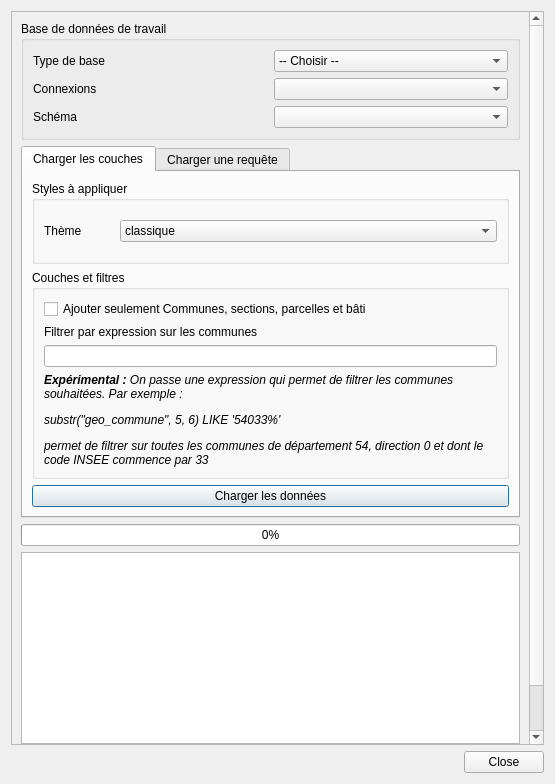
<?xml version="1.0" encoding="UTF-8"?>
<ui version="4.0">
 <class>cadastre_load_form</class>
 <widget class="QDialog" name="cadastre_load_form">
  <property name="geometry">
   <rect>
    <x>0</x>
    <y>0</y>
    <width>555</width>
    <height>784</height>
   </rect>
  </property>
  <property name="windowTitle">
   <string>Cadastre</string>
  </property>
  <layout class="QVBoxLayout" name="verticalLayout">
   <item>
    <widget class="QScrollArea" name="scrollArea">
     <property name="widgetResizable">
      <bool>true</bool>
     </property>
     <widget class="QWidget" name="scrollAreaWidgetContents">
      <property name="geometry">
       <rect>
        <x>0</x>
        <y>0</y>
        <width>519</width>
        <height>832</height>
       </rect>
      </property>
      <layout class="QVBoxLayout" name="verticalLayout_2">
       <item>
        <widget class="QGroupBox" name="groupBox">
         <property name="title">
          <string>Base de données de travail</string>
         </property>
         <layout class="QVBoxLayout" name="verticalLayout_6">
          <item>
           <layout class="QGridLayout" name="gridLayout">
            <item row="1" column="1">
             <widget class="QComboBox" name="liDbConnection"/>
            </item>
            <item row="1" column="0">
             <widget class="QLabel" name="label_2">
              <property name="text">
               <string>Connexions</string>
              </property>
             </widget>
            </item>
            <item row="2" column="0">
             <widget class="QLabel" name="label_3">
              <property name="text">
               <string>Schéma</string>
              </property>
             </widget>
            </item>
            <item row="2" column="1">
             <widget class="QComboBox" name="liDbSchema"/>
            </item>
            <item row="0" column="0">
             <widget class="QLabel" name="label">
              <property name="text">
               <string>Type de base</string>
              </property>
             </widget>
            </item>
            <item row="0" column="1">
             <widget class="QComboBox" name="liDbType">
              <item>
               <property name="text">
                <string>-- Choisir --</string>
               </property>
              </item>
              <item>
               <property name="text">
                <string>Postgis</string>
               </property>
              </item>
              <item>
               <property name="text">
                <string>Spatialite</string>
               </property>
              </item>
             </widget>
            </item>
           </layout>
          </item>
         </layout>
        </widget>
       </item>
       <item>
        <widget class="QTabWidget" name="tabWidget">
         <property name="currentIndex">
          <number>0</number>
         </property>
         <widget class="QWidget" name="tab">
          <attribute name="title">
           <string>Charger les couches</string>
          </attribute>
          <layout class="QVBoxLayout" name="verticalLayout_4">
           <item>
            <widget class="QGroupBox" name="groupBox_5">
             <property name="title">
              <string>Styles à appliquer</string>
             </property>
             <layout class="QVBoxLayout" name="verticalLayout_14">
              <item>
               <layout class="QHBoxLayout" name="horizontalLayout_8">
                <item>
                 <widget class="QLabel" name="label_12">
                  <property name="maximumSize">
                   <size>
                    <width>70</width>
                    <height>16777215</height>
                   </size>
                  </property>
                  <property name="text">
                   <string>Thème</string>
                  </property>
                 </widget>
                </item>
                <item>
                 <widget class="QComboBox" name="liTheme">
                  <item>
                   <property name="text">
                    <string>classique</string>
                   </property>
                  </item>
                 </widget>
                </item>
               </layout>
              </item>
             </layout>
            </widget>
           </item>
           <item>
            <widget class="QGroupBox" name="groupBox_2">
             <property name="title">
              <string>Couches et filtres</string>
             </property>
             <layout class="QVBoxLayout" name="verticalLayout_3">
              <item>
               <widget class="QCheckBox" name="cbMainLayersOnly">
                <property name="text">
                 <string>Ajouter seulement Communes, sections, parcelles et bâti</string>
                </property>
               </widget>
              </item>
              <item>
               <widget class="QLabel" name="label_4">
                <property name="text">
                 <string>Filtrer par expression sur les communes</string>
                </property>
               </widget>
              </item>
              <item>
               <widget class="QLineEdit" name="communeFilter"/>
              </item>
              <item>
               <widget class="QLabel" name="label_5">
                <property name="font">
                 <font>
                  <italic>true</italic>
                 </font>
                </property>
                <property name="text">
                 <string>&lt;html&gt;&lt;head/&gt;&lt;body&gt;&lt;p&gt;&lt;span style=&quot; font-weight:600;&quot;&gt;Expérimental :&lt;/span&gt; On passe une expression qui permet de filtrer les communes souhaitées. Par exemple : &lt;/p&gt;&lt;p&gt;substr(&amp;quot;geo_commune&amp;quot;, 5, 6) LIKE '54033%'&lt;/p&gt;&lt;p&gt;permet de filtrer sur toutes les communes de département 54, direction 0 et dont le code INSEE commence par 33&lt;/p&gt;&lt;/body&gt;&lt;/html&gt;</string>
                </property>
                <property name="textFormat">
                 <enum>Qt::RichText</enum>
                </property>
                <property name="wordWrap">
                 <bool>true</bool>
                </property>
                <property name="margin">
                 <number>1</number>
                </property>
               </widget>
              </item>
             </layout>
            </widget>
           </item>
           <item>
            <widget class="QPushButton" name="btProcessLoading">
             <property name="text">
              <string>Charger les données</string>
             </property>
            </widget>
           </item>
          </layout>
         </widget>
         <widget class="QWidget" name="tab_2">
          <attribute name="title">
           <string>Charger une requête</string>
          </attribute>
          <layout class="QVBoxLayout" name="verticalLayout_5">
           <item>
            <widget class="QLabel" name="label_8">
             <property name="text">
              <string>Veuillez écrire ci-dessous une requête. Si le résultat contient un champ de géométrie, indiquez son nom. Pour les bases PostGIS, il faut préfixer les tables avec le nom du schéma.</string>
             </property>
             <property name="wordWrap">
              <bool>true</bool>
             </property>
            </widget>
           </item>
           <item>
            <widget class="QTextEdit" name="sqlText">
             <property name="undoRedoEnabled">
              <bool>true</bool>
             </property>
             <property name="readOnly">
              <bool>false</bool>
             </property>
            </widget>
           </item>
           <item>
            <layout class="QGridLayout" name="gridLayout_2">
             <item row="1" column="1">
              <widget class="QLineEdit" name="geometryColumn"/>
             </item>
             <item row="1" column="0">
              <widget class="QLabel" name="label_6">
               <property name="text">
                <string>Colonne de géométrie</string>
               </property>
              </widget>
             </item>
             <item row="2" column="0">
              <widget class="QLabel" name="label_7">
               <property name="text">
                <string>Nom de la couche</string>
               </property>
              </widget>
             </item>
             <item row="2" column="1">
              <widget class="QLineEdit" name="layerName"/>
             </item>
            </layout>
           </item>
           <item>
            <widget class="QPushButton" name="btLoadSqlLayer">
             <property name="text">
              <string>Charger le résultat comme une couche</string>
             </property>
            </widget>
           </item>
          </layout>
         </widget>
        </widget>
       </item>
       <item>
        <widget class="QProgressBar" name="pbProcess">
         <property name="value">
          <number>0</number>
         </property>
        </widget>
       </item>
       <item>
        <widget class="QTextEdit" name="txtLog">
         <property name="html">
          <string>&lt;!DOCTYPE HTML PUBLIC &quot;-//W3C//DTD HTML 4.0//EN&quot; &quot;http://www.w3.org/TR/REC-html40/strict.dtd&quot;&gt;
&lt;html&gt;&lt;head&gt;&lt;meta name=&quot;qrichtext&quot; content=&quot;1&quot; /&gt;&lt;style type=&quot;text/css&quot;&gt;
p, li { white-space: pre-wrap; }
&lt;/style&gt;&lt;/head&gt;&lt;body style=&quot; font-family:'Ubuntu'; font-size:11pt; font-weight:400; font-style:normal;&quot;&gt;
&lt;p style=&quot;-qt-paragraph-type:empty; margin-top:0px; margin-bottom:0px; margin-left:0px; margin-right:0px; -qt-block-indent:0; text-indent:0px;&quot;&gt;&lt;br /&gt;&lt;/p&gt;&lt;/body&gt;&lt;/html&gt;</string>
         </property>
        </widget>
       </item>
       <item>
        <spacer name="verticalSpacer">
         <property name="orientation">
          <enum>Qt::Vertical</enum>
         </property>
         <property name="sizeHint" stdset="0">
          <size>
           <width>20</width>
           <height>40</height>
          </size>
         </property>
        </spacer>
       </item>
      </layout>
     </widget>
    </widget>
   </item>
   <item>
    <widget class="QDialogButtonBox" name="buttonBox">
     <property name="standardButtons">
      <set>QDialogButtonBox::Close</set>
     </property>
    </widget>
   </item>
  </layout>
 </widget>
 <connections/>
</ui>
